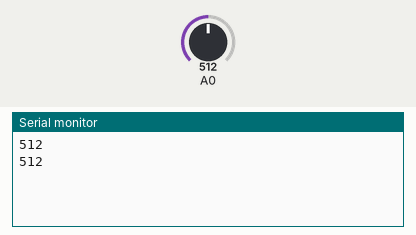
This sketch was run on a simulated Arduino Uno, built with avr-gcc and run on an emulated ATmega328P. Parts: the last lines printed to the serial monitor. Inputs (shaded band) come from the test bench; at power-on: A0 = 512.

Above: at 1.8 s.
1.9 s: A0 set to 716
At 2.8 s:
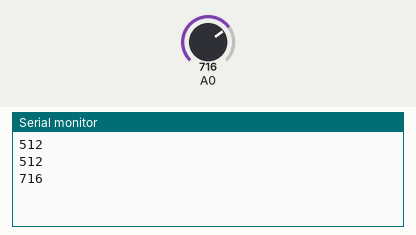
3.4 s: A0 set to 900
At 4.4 s:
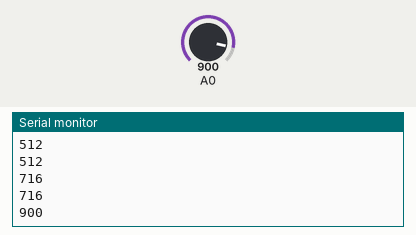
Timing chart, 0 to 6.4 s (numbered marks = the images above; inputs shaded):
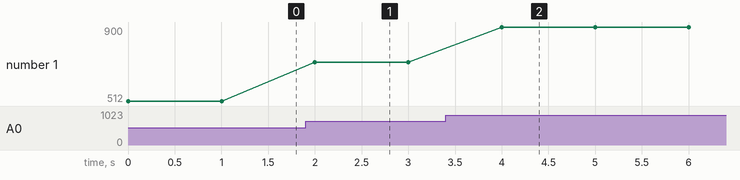

Measured:
- after the input at 1.9 s, the serial monitor: prints a new line after 0.10 s (image 1)
- after the input at 3.4 s, the serial monitor: prints a new line after 0.60 s (image 2)
- plotted number 1: 512 → 716 after the input at 1.9 s, 716 → 900 after the input at 3.4 s

The sketch:

test_mcu.ino
```cpp
void setup() {
  Serial.begin(9600);
  pinMode(A0,INPUT);

}

void loop() {
  int v = analogRead(A0);
  Serial.println(v);
  delay(1000);


}
```
